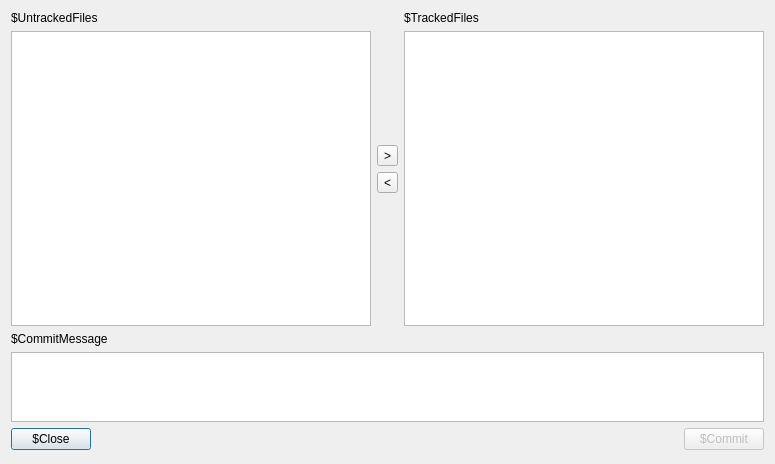
<?xml version="1.0" encoding="UTF-8"?>
<ui version="4.0">
 <class>SGitCommit</class>
 <widget class="QDialog" name="SGitCommit">
  <property name="geometry">
   <rect>
    <x>0</x>
    <y>0</y>
    <width>775</width>
    <height>464</height>
   </rect>
  </property>
  <property name="minimumSize">
   <size>
    <width>775</width>
    <height>464</height>
   </size>
  </property>
  <property name="maximumSize">
   <size>
    <width>775</width>
    <height>464</height>
   </size>
  </property>
  <property name="windowTitle">
   <string>$GitCommit</string>
  </property>
  <layout class="QVBoxLayout" name="verticalLayout" stretch="100,5,1,1">
   <item>
    <layout class="QHBoxLayout" name="horizontalLayout">
     <property name="leftMargin">
      <number>0</number>
     </property>
     <property name="rightMargin">
      <number>0</number>
     </property>
     <item>
      <layout class="QVBoxLayout" name="verticalLayout_3">
       <item>
        <widget class="QLabel" name="lUntrackedFiles">
         <property name="text">
          <string>$UntrackedFiles</string>
         </property>
        </widget>
       </item>
       <item>
        <widget class="QListWidget" name="lwUntrackedFiles">
         <property name="alternatingRowColors">
          <bool>true</bool>
         </property>
         <property name="selectionMode">
          <enum>QAbstractItemView::MultiSelection</enum>
         </property>
        </widget>
       </item>
      </layout>
     </item>
     <item>
      <layout class="QVBoxLayout" name="verticalLayout_4">
       <property name="rightMargin">
        <number>0</number>
       </property>
       <item>
        <spacer name="verticalSpacer">
         <property name="orientation">
          <enum>Qt::Vertical</enum>
         </property>
         <property name="sizeHint" stdset="0">
          <size>
           <width>20</width>
           <height>40</height>
          </size>
         </property>
        </spacer>
       </item>
       <item>
        <widget class="QToolButton" name="bAddToTracked">
         <property name="text">
          <string>&gt;</string>
         </property>
        </widget>
       </item>
       <item>
        <widget class="QToolButton" name="bAddToUntracked">
         <property name="text">
          <string>&lt;</string>
         </property>
        </widget>
       </item>
       <item>
        <spacer name="verticalSpacer_2">
         <property name="orientation">
          <enum>Qt::Vertical</enum>
         </property>
         <property name="sizeHint" stdset="0">
          <size>
           <width>20</width>
           <height>40</height>
          </size>
         </property>
        </spacer>
       </item>
      </layout>
     </item>
     <item>
      <layout class="QVBoxLayout" name="verticalLayout_5">
       <property name="rightMargin">
        <number>0</number>
       </property>
       <item>
        <widget class="QLabel" name="lTrackedFiles">
         <property name="text">
          <string>$TrackedFiles</string>
         </property>
        </widget>
       </item>
       <item>
        <widget class="QListWidget" name="lwTrackedFiles">
         <property name="alternatingRowColors">
          <bool>true</bool>
         </property>
         <property name="selectionMode">
          <enum>QAbstractItemView::MultiSelection</enum>
         </property>
        </widget>
       </item>
      </layout>
     </item>
    </layout>
   </item>
   <item>
    <layout class="QVBoxLayout" name="verticalLayout_2">
     <property name="topMargin">
      <number>0</number>
     </property>
     <item>
      <widget class="QLabel" name="lCommit">
       <property name="text">
        <string>$CommitMessage</string>
       </property>
      </widget>
     </item>
     <item>
      <widget class="QPlainTextEdit" name="pteCommit"/>
     </item>
    </layout>
   </item>
   <item>
    <layout class="QHBoxLayout" name="horizontalLayout_2">
     <property name="topMargin">
      <number>0</number>
     </property>
     <item>
      <widget class="QPushButton" name="bCancel">
       <property name="text">
        <string>$Close</string>
       </property>
      </widget>
     </item>
     <item>
      <spacer name="horizontalSpacer">
       <property name="orientation">
        <enum>Qt::Horizontal</enum>
       </property>
       <property name="sizeHint" stdset="0">
        <size>
         <width>40</width>
         <height>20</height>
        </size>
       </property>
      </spacer>
     </item>
     <item>
      <widget class="QPushButton" name="bCommit">
       <property name="enabled">
        <bool>false</bool>
       </property>
       <property name="text">
        <string>$Commit</string>
       </property>
      </widget>
     </item>
    </layout>
   </item>
   <item>
    <spacer name="verticalSpacer_3">
     <property name="orientation">
      <enum>Qt::Vertical</enum>
     </property>
     <property name="sizeHint" stdset="0">
      <size>
       <width>20</width>
       <height>40</height>
      </size>
     </property>
    </spacer>
   </item>
  </layout>
 </widget>
 <resources/>
 <connections/>
</ui>
